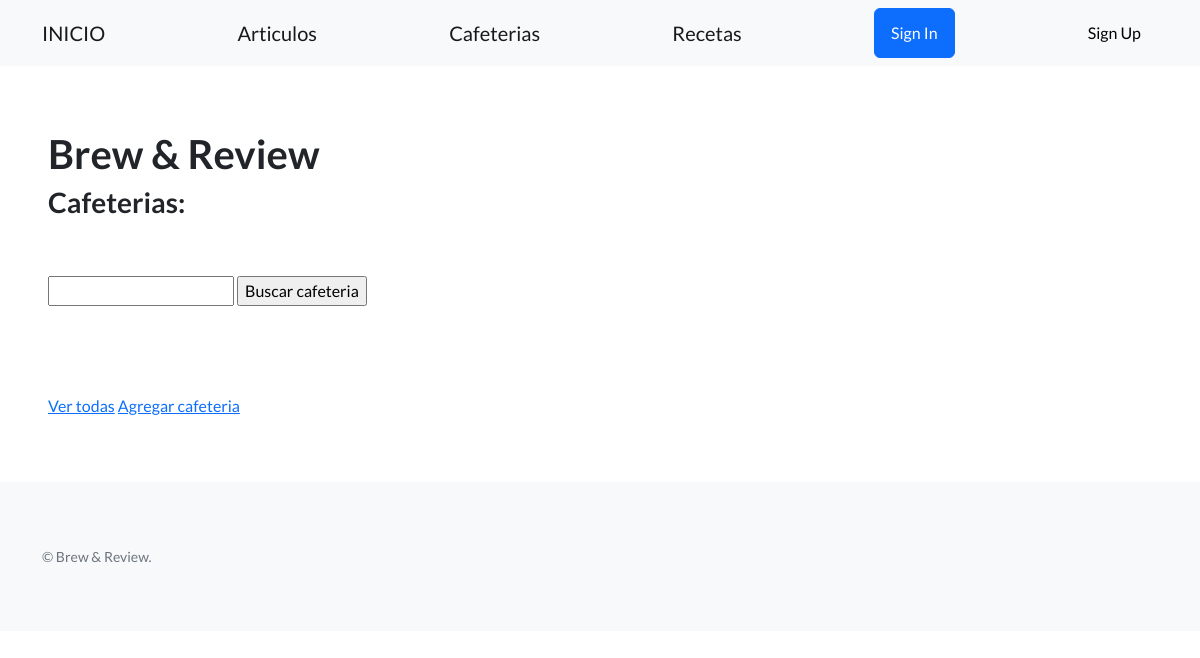
The page /blog/cafeterias/ on the database as committed earlier.
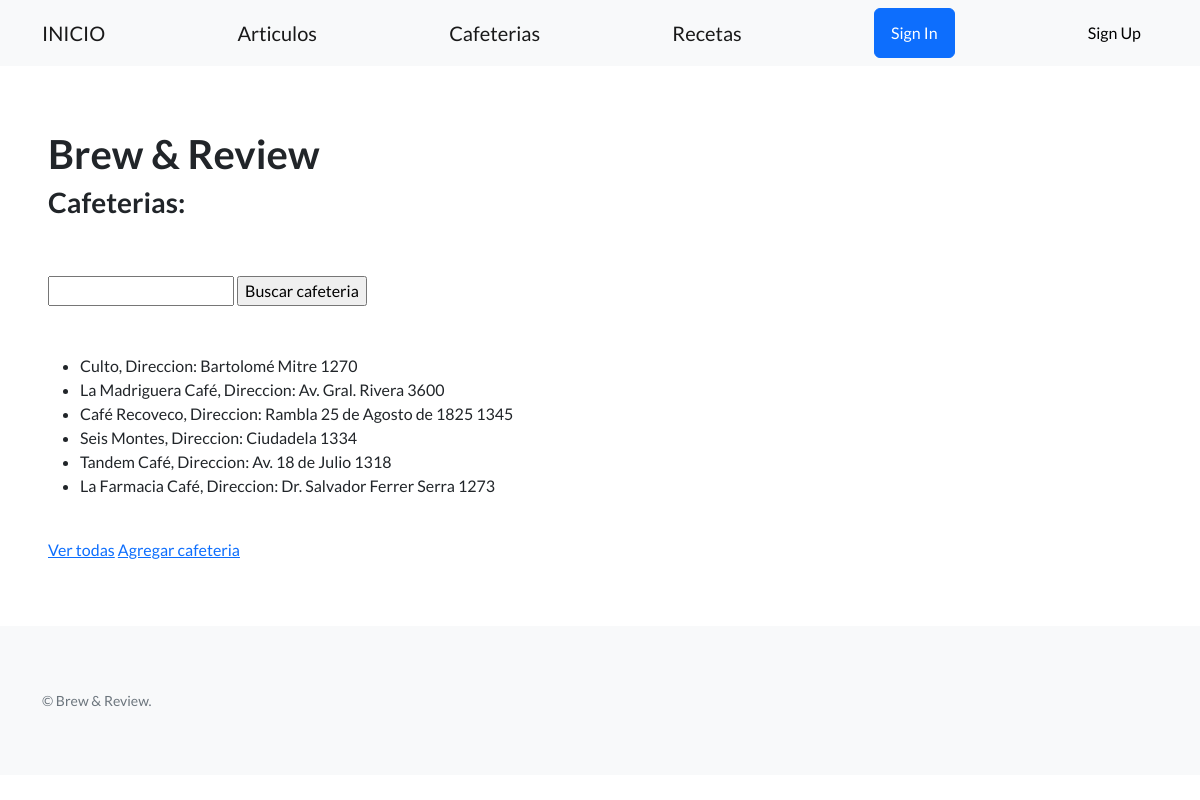
The same page on the database as committed later.
### blog/models.py (models this page shows)
class Cafeterias(models.Model):
    nombre = models.CharField(max_length=64)
    direccion = models.CharField(max_length=1024)
    def __str__(self):
        return f'{self.nombre}, Direccion: {self.direccion}'

### blog/views.py (the view)
# urls.py: path('cafeterias/', lista_cafeterias, name='lista_cafeterias'),
def lista_cafeterias(request):
    contexto = {
        'cafeterias':Cafeterias.objects.all()
    }
    http_response = render(
        request=request,
        template_name='blog/cafeterias.html',
        context=contexto,
    )
    return http_response

### blog/templates/blog/cafeterias.html (shortened to what this page needs)
{% extends "base.html" %}
{% block contenido %}
<h1>Brew & Review</h1>
<h3>Cafeterias:</h3>
<br><br>
<form action="{% url 'buscar_cafeteria' %}" method="post">
    <input type="text" name="busqueda">
    <input type="submit" value="Buscar cafeteria">
</form>
<br><br>
<ul>
    {% for c in cafeterias%}
    <li>{{c}}</li>
    {%endfor%}
</ul>
<br>
<a href="{% url 'lista_cafeterias' %}">Ver todas</a>
<a href="{% url 'crear_cafeteria' %}">Agregar cafeteria</a>
{% endblock contenido %}

### templates_base/base.html (shortened to what this page needs)
{% load static %}
<!DOCTYPE html>
<html lang="en">
<head>
</head>
</html>
    <head>
        <link href="https://cdn.jsdelivr.net/npm/bootstrap-icons@1.5.0/font/bootstrap-icons.css" rel="stylesheet" type="text/css" />
        <link href="{% static 'css/styles.css' %}" rel="stylesheet" />
    </head>
    <body>
        <nav class="navbar navbar-light bg-light static-top">
            <div class="container">
                <a class="navbar-brand" href="{% url 'inicio'%}">INICIO</a>
                <a class="navbar-brand" href="{% url 'lista_articulos'%}">Articulos</a>
                <a class="navbar-brand" href="{% url 'lista_cafeterias'%}">Cafeterias</a>
                <a class="navbar-brand" href="{% url 'lista_recetas'%}">Recetas</a>
                <a class="btn btn-primary" href="#signup">Sign In</a>
                <a class="btn btn-light" href="#signup">Sign Up</a>
            </div>
        </nav>
        <section style="padding:4rem 3rem;">
            {% block contenido%}
            {% endblock contenido %}
        </section>
        <footer class="footer bg-light">
            <div class="container">
                <div class="row">
                    <div class="col-lg-6 h-100 text-center text-lg-start my-auto">
                        <p class="text-muted small mb-4 mb-lg-0">&copy; Brew & Review.</p>
                    </div>
                </div>
            </div>
        </footer>
    </body>
</html>

Rows that differ between the two databases and show on the page:
added Cafeterias: nombre+direccion "Culto, Direccion: Bartolomé Mitre 1270"
added Cafeterias: nombre+direccion "La Madriguera Café, Direccion: Av. Gral. Rivera 3600"
added Cafeterias: nombre+direccion "Café Recoveco, Direccion: Rambla 25 de Agosto de 1825 1345"
added Cafeterias: nombre+direccion "Seis Montes, Direccion: Ciudadela 1334"
added Cafeterias: nombre+direccion "Tandem Café, Direccion: Av. 18 de Julio 1318"
added Cafeterias: nombre+direccion "La Farmacia Café, Direccion: Dr. Salvador Ferrer Serra 1273"
